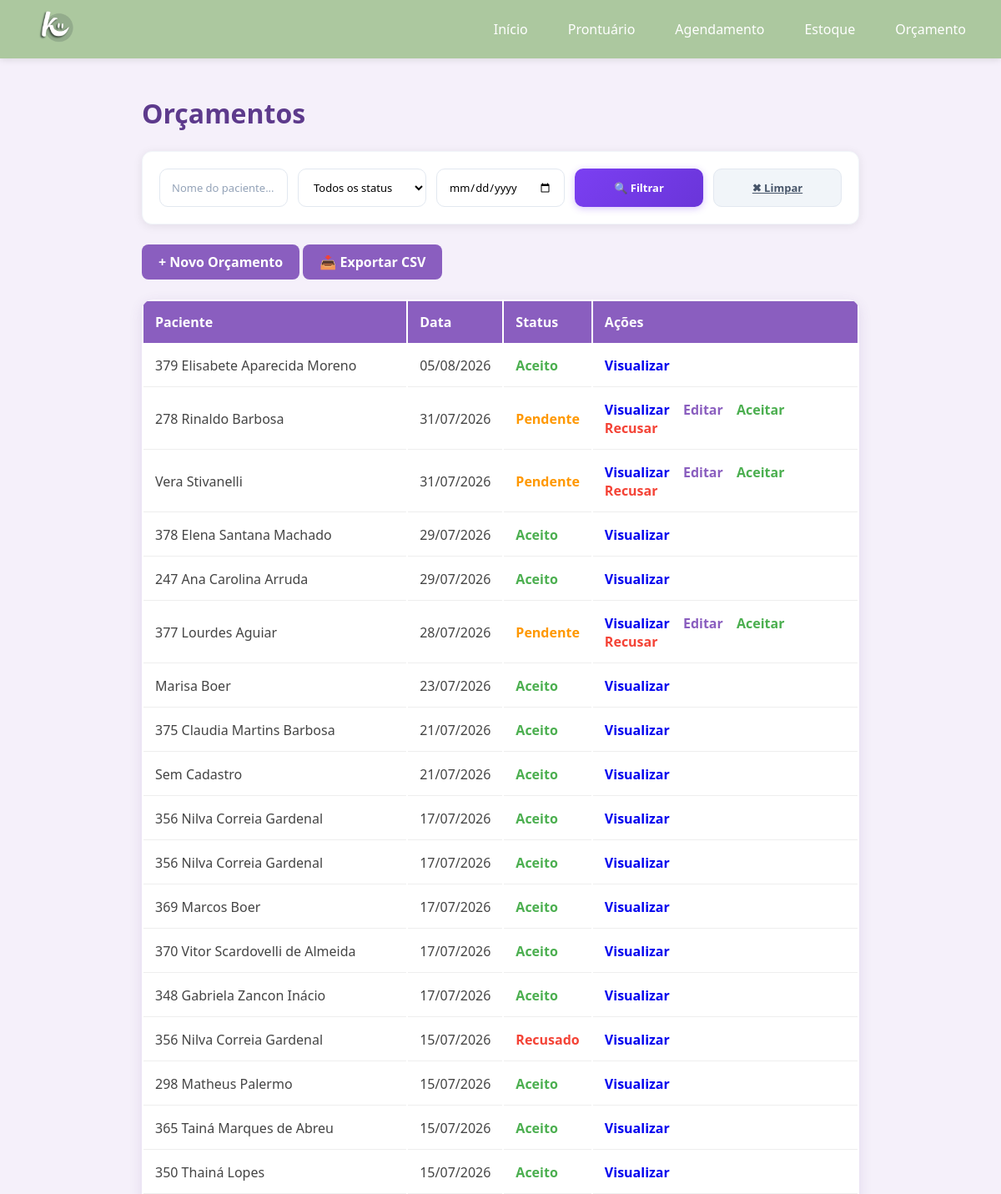
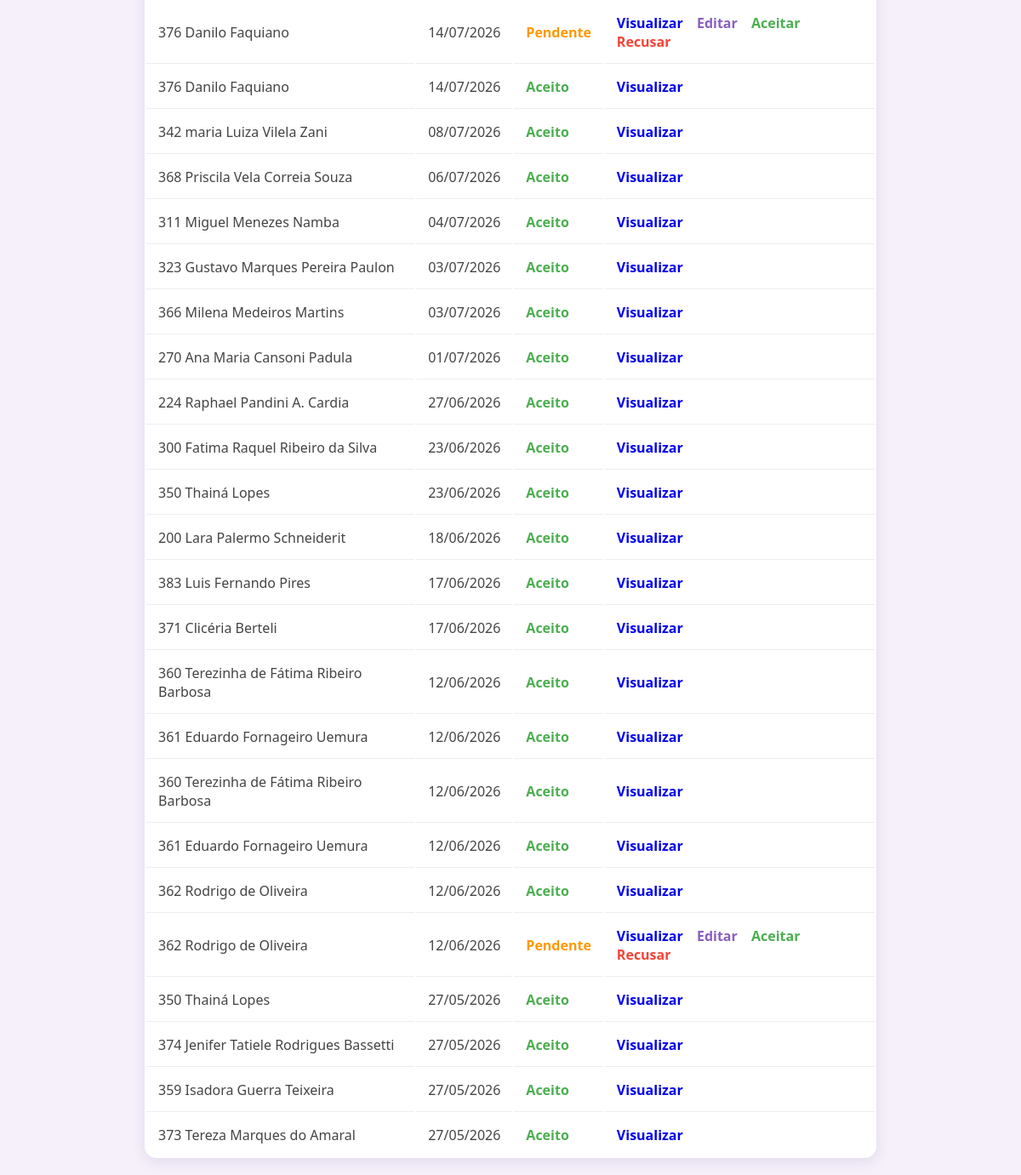
The app's page /orcamento.php with its own data (2 pictures, top to bottom).
### tables this page shows
CREATE TABLE `orcamentos` (
  `id` int(11) NOT NULL,
  `paciente_id` int(11) NOT NULL,
  `data_criacao` date NOT NULL,
  `validade` date NOT NULL,
  `status` enum('pendente','aceito','recusado') DEFAULT 'pendente',
  `observacoes` text DEFAULT NULL,
  `created_at` timestamp NOT NULL DEFAULT current_timestamp()
);

CREATE TABLE `prontuarios` (
  `id` int(11) NOT NULL,
  `paciente` varchar(255) NOT NULL,
  `nascimento` date NOT NULL,
  `sexo` enum('Masculino','Feminino','Outro') DEFAULT NULL,
  `estado_civil` varchar(50) DEFAULT NULL,
  `profissao` varchar(100) DEFAULT NULL,
  `rg` varchar(20) DEFAULT NULL,
  `cpf` varchar(14) DEFAULT NULL,
  `endereco` text DEFAULT NULL,
  `cep` varchar(10) DEFAULT NULL,
  `telefone` varchar(20) DEFAULT NULL,
  `email` varchar(255) DEFAULT NULL,
  `observacoes` text DEFAULT NULL,
  `tratamento_odonto` text DEFAULT NULL,
  `tratamento_medico` text DEFAULT NULL,
  `medicamento_continuo` text DEFAULT NULL,
  `alergia_medicamento` text DEFAULT NULL,
  `alergia_outras` text DEFAULT NULL,
  `problemas_saude` text DEFAULT NULL,
  `gravida_meses` varchar(10) DEFAULT NULL,
  `fuma_tempo` varchar(50) DEFAULT NULL,
  `fuma_cigarros_dia` varchar(20) DEFAULT NULL,
  `bebida_frequencia` varchar(100) DEFAULT NULL,
  `drogas_uso` text DEFAULT NULL,
  `doencas_transmissiveis` text DEFAULT NULL,
  `cancer_familiar` text DEFAULT NULL,
  `tratamento_cancer` text DEFAULT NULL,
  `created_at` timestamp NOT NULL DEFAULT current_timestamp()
);

### orcamento.php (the view, shortened to what this page needs)
<?php
require_once 'conexao/conexao.php';
$busca    = trim($_GET['busca'] ?? '');
$status   = $_GET['status'] ?? '';
$data_ini = $_GET['data_ini'] ?? '';
$data_fim = $_GET['data_fim'] ?? '';
$params = [];
$sql = "
    SELECT
        o.id,
        o.status,
        o.data_criacao,
        p.paciente
    FROM orcamentos o
    JOIN prontuarios p ON o.paciente_id = p.id
";
$sql .= " ORDER BY o.data_criacao DESC";
$stmt = $pdo->prepare($sql);
$stmt->execute($params);
$orcamentos = $stmt->fetchAll();
?>
<!DOCTYPE html>
<html lang="pt-BR">
<head>
    <link rel="stylesheet" href="css/navbar.css">
    <link rel="stylesheet" href="css/orcamento.css">
</head>
<body>
    <?php include 'navbar.php'; ?>
    <div class="container">
        <h1>Orçamentos</h1>
        <div class="filter-bar">
            <form method="GET" class="filter-form">
                <input type="text" name="busca" placeholder="Nome do paciente..." value="<?= htmlspecialchars($busca) ?>">
                <select name="status">
                    <option value="">Todos os status</option>
                </select>
                <input type="date" name="data_ini" value="<?= htmlspecialchars($data_ini) ?>" title="Data inicial">
                <button type="submit" class="btn-filter">🔍 Filtrar</button>
                <a href="orcamento" class="btn-reset">✖ Limpar</a>
            </form>
        </div>
        <a href="novo_orcamento" class="btn-add">+ Novo Orçamento</a>
        <a href="<?= '?' . http_build_query(array_merge($_GET, ['exportar' => '1'])) ?>" class="btn-exportar">📥 Exportar CSV</a>
        <?php if (empty($orcamentos)): ?>
            <p style="text-align:center; padding:40px; color:#888;">
                <?= ($busca !== '' || $status !== '' || $data_ini !== '' || $data_fim !== '')
                    ? 'Nenhum orçamento encontrado com os filtros aplicados.'
                    : 'Nenhum orçamento cadastrado.'
                ?>
            </p>
        <?php else: ?>
            <table>
                <thead>
                    <tr>
                        <th>Paciente</th>
                        <th>Data</th>
                        <th>Status</th>
                        <th>Ações</th>
                    </tr>
                </thead>
                <tbody>
                    <?php foreach ($orcamentos as $o): ?>
                        <tr>
                            <td><?= htmlspecialchars($o['paciente']) ?></td>
                            <td><?= date('d/m/Y', strtotime($o['data_criacao'])) ?></td>
                            <td>
                                <span class="status-badge status-<?= htmlspecialchars($o['status']) ?>">
                                    <?= ucfirst(htmlspecialchars($o['status'])) ?>
                                </span>
                            </td>
                            <td class="acoes">
                                <a href="visualizar_orcamento.php?id=<?= $o['id'] ?>">Visualizar</a>
                                <?php if ($o['status'] == 'pendente'): ?>
                                    <a href="editar_orcamento.php?id=<?= $o['id'] ?>" style="color:var(--roxo-medio);">Editar</a>
                                    <a href="aceitar_orcamento.php?id=<?= $o['id'] ?>" style="color:var(--verde);" onclick="return confirm('Aceitar este orçamento?')">Aceitar</a>
                                    <a href="recusar_orcamento.php?id=<?= $o['id'] ?>" style="color:var(--vermelho);" onclick="return confirm('Recusar este orçamento?')">Recusar</a>
                                <?php endif; ?>
                            </td>
                        </tr>
                    <?php endforeach; ?>
                </tbody>
            </table>
        <?php endif; ?>
    </div>
</body>
</html>

### css/navbar.css (style rules this page uses)
.filter-bar { background: #fff; padding: 20px; border-radius: 12px; box-shadow: 0 2px 12px rgba(0, 0, 0, 0.08); margin-bottom: 24px; border: 1px solid #f1f5f9; }
.filter-form { display: grid; grid-template-columns: repeat(auto-fit, minmax(200px, 1fr)); gap: 12px; align-items: end; }
.filter-form input, .filter-form select { padding: 11px 14px; border: 1.5px solid #e2e8f0; border-radius: 10px; font-size: 13px; background: #fff; transition: all 0.2s ease; height: 46px; box-sizing: border-box; }
.filter-form input::placeholder { color: #94a3b8; }
.btn-filter, .btn-reset { padding: 11px 20px; border-radius: 10px; font-size: 13px; font-weight: 600; cursor: pointer; border: none; height: 46px; display: inline-flex; align-items: center; justify-content: center; gap: 6px; transition: all 0.2s ease; white-space: nowrap; box-sizing: border-box; }
.btn-filter { background: linear-gradient(135deg, #7b3ff2 0%, #6a35d9 100%); color: #fff; box-shadow: 0 2px 8px rgba(123, 63, 242, 0.3); }
.btn-reset { background: #f1f5f9; color: #475569; border: 1.5px solid #e2e8f0; }
@media (min-width: 1200px) { .filter-form { grid-template-columns: repeat(auto-fit, minmax(180px, 1fr)); } }
.btn-filter::before, .btn-reset::before { font-size: 14px; }

### css/orcamento.css (style rules this page uses)
:root { --roxo-escuro: #5d3a8c; --roxo-medio: #8a5ebf; --roxo-claro: #c9a7e8; --roxo-background: #f5f0fa; --branco: #ffffff; --cinza-texto: #444; --verde: #4caf50; --amarelo: #ff9800; --vermelho: #f44336; }
* { margin: 0; padding: 0; box-sizing: border-box; font-family: Segoe UI; }
body { background: var(--roxo-background); color: var(--cinza-texto); }
.container { max-width: 900px; margin: 0 auto; padding: 20px; }
h1 { color: var(--roxo-escuro); margin: 24px 0; }
.btn-add { background: var(--roxo-medio); color: white; text-decoration: none; padding: 10px 20px; border-radius: 8px; font-weight: 600; margin-bottom: 24px; display: inline-block; }
table { width: 100%; background: white; border-radius: 14px; overflow: hidden; box-shadow: 0 4px 16px rgba(93, 58, 140, 0.12); }
th { background: var(--roxo-medio); color: white; padding: 14px; text-align: left; }
td { padding: 14px; border-bottom: 1px solid #eee; }
tr:last-child td { border-bottom: none; }
.status-pendente { color: var(--amarelo); font-weight: 600; }
.status-aceito { color: var(--verde); font-weight: 600; }
.status-recusado { color: var(--vermelho); font-weight: 600; }
.acoes a { margin-right: 12px; text-decoration: none; font-weight: 600; }
.btn-exportar { background: var(--roxo-medio); color: white; text-decoration: none; padding: 10px 20px; border-radius: 8px; font-weight: 600; margin-bottom: 24px; display: inline-block; }

### orcamento.php (style rules this page uses)
.filter-form { grid-template-columns: repeat(auto-fit, minmax(140px, 1fr)); }

### records on screen
orcamentos: paciente.paciente "379 Elisabete Aparecida Moreno", data_criacao "05/08/2026", status "Aceito"
orcamentos: paciente.paciente "278 Rinaldo Barbosa", data_criacao "31/07/2026", status "Pendente"
orcamentos: paciente.paciente "Vera Stivanelli", data_criacao "31/07/2026", status "Pendente"
orcamentos: paciente.paciente "378 Elena Santana Machado", data_criacao "29/07/2026", status "Aceito"
orcamentos: paciente.paciente "247 Ana Carolina Arruda", data_criacao "29/07/2026", status "Aceito"
orcamentos: paciente.paciente "377 Lourdes Aguiar", data_criacao "28/07/2026", status "Pendente"
orcamentos: paciente.paciente "Marisa Boer", data_criacao "23/07/2026", status "Aceito"
orcamentos: paciente.paciente "375 Claudia Martins Barbosa", data_criacao "21/07/2026", status "Aceito"
orcamentos: paciente.paciente "Sem Cadastro", data_criacao "21/07/2026", status "Aceito"
orcamentos: paciente.paciente "356 Nilva Correia Gardenal", data_criacao "17/07/2026", status "Aceito"
orcamentos: paciente.paciente "356 Nilva Correia Gardenal", data_criacao "17/07/2026", status "Aceito"
orcamentos: paciente.paciente "369 Marcos Boer", data_criacao "17/07/2026", status "Aceito"
orcamentos: paciente.paciente "370 Vitor Scardovelli de Almeida", data_criacao "17/07/2026", status "Aceito"
orcamentos: paciente.paciente "348 Gabriela Zancon Inácio", data_criacao "17/07/2026", status "Aceito"
orcamentos: paciente.paciente "356 Nilva Correia Gardenal", data_criacao "15/07/2026", status "Recusado"
orcamentos: paciente.paciente "298 Matheus Palermo", data_criacao "15/07/2026", status "Aceito"
orcamentos: paciente.paciente "365 Tainá Marques de Abreu", data_criacao "15/07/2026", status "Aceito"
orcamentos: paciente.paciente "350 Thainá Lopes", data_criacao "15/07/2026", status "Aceito"
orcamentos: paciente.paciente "376 Danilo Faquiano", data_criacao "14/07/2026", status "Pendente"
orcamentos: paciente.paciente "376 Danilo Faquiano", data_criacao "14/07/2026", status "Aceito"
orcamentos: paciente.paciente "342 maria Luiza Vilela Zani", data_criacao "08/07/2026", status "Aceito"
orcamentos: paciente.paciente "368 Priscila Vela Correia Souza", data_criacao "06/07/2026", status "Aceito"
orcamentos: paciente.paciente "311 Miguel Menezes Namba", data_criacao "04/07/2026", status "Aceito"
orcamentos: paciente.paciente "323 Gustavo Marques Pereira Paulon", data_criacao "03/07/2026", status "Aceito"
orcamentos: paciente.paciente "366 Milena Medeiros Martins", data_criacao "03/07/2026", status "Aceito"
orcamentos: paciente.paciente "270 Ana Maria Cansoni Padula", data_criacao "01/07/2026", status "Aceito"
orcamentos: paciente.paciente "224 Raphael Pandini A. Cardia", data_criacao "27/06/2026", status "Aceito"
orcamentos: paciente.paciente "300 Fatima Raquel Ribeiro da Silva", data_criacao "23/06/2026", status "Aceito"
orcamentos: paciente.paciente "350 Thainá Lopes", data_criacao "23/06/2026", status "Aceito"
orcamentos: paciente.paciente "200 Lara Palermo Schneiderit", data_criacao "18/06/2026", status "Aceito"
orcamentos: paciente.paciente "383 Luis Fernando Pires", data_criacao "17/06/2026", status "Aceito"
orcamentos: paciente.paciente "371 Clicéria Berteli", data_criacao "17/06/2026", status "Aceito"
orcamentos: paciente.paciente "360 Terezinha de Fátima Ribeiro Barbosa", data_criacao "12/06/2026", status "Aceito"
orcamentos: paciente.paciente "361 Eduardo Fornageiro Uemura", data_criacao "12/06/2026", status "Aceito"
orcamentos: paciente.paciente "360 Terezinha de Fátima Ribeiro Barbosa", data_criacao "12/06/2026", status "Aceito"
orcamentos: paciente.paciente "361 Eduardo Fornageiro Uemura", data_criacao "12/06/2026", status "Aceito"
orcamentos: paciente.paciente "362 Rodrigo de Oliveira", data_criacao "12/06/2026", status "Aceito"
orcamentos: paciente.paciente "362 Rodrigo de Oliveira", data_criacao "12/06/2026", status "Pendente"
orcamentos: paciente.paciente "350 Thainá Lopes", data_criacao "27/05/2026", status "Aceito"
orcamentos: paciente.paciente "374 Jenifer Tatiele Rodrigues Bassetti", data_criacao "27/05/2026", status "Aceito"
orcamentos: paciente.paciente "359 Isadora Guerra Teixeira", data_criacao "27/05/2026", status "Aceito"
orcamentos: paciente.paciente "373 Tereza Marques do Amaral", data_criacao "27/05/2026", status "Aceito"
